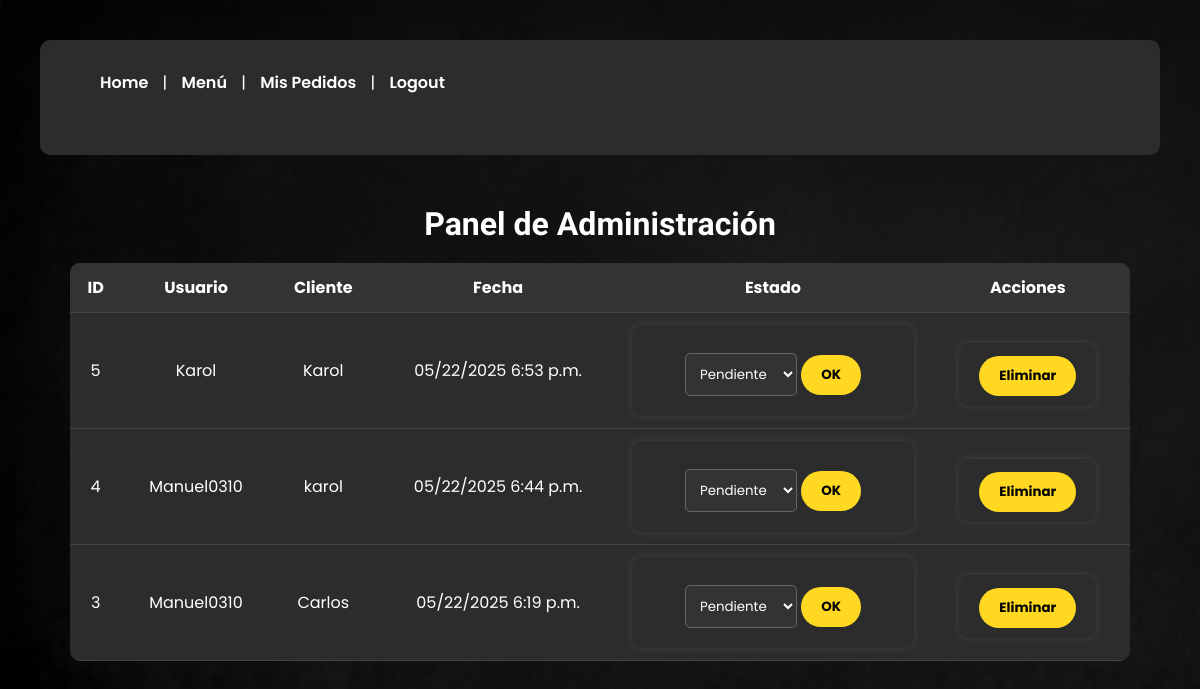
The app's page /admin-dashboard/ (signed in) with its own data.
### orders/models.py (models this page shows, shortened)
class Order(models.Model):
    from django.conf import settings
    STATUS_CHOICES = [
        ('P', 'Pendiente'),
        ('E', 'Entregado'),
    ]
    customer_name = models.CharField(max_length=100)
    phone = models.CharField(max_length=20)
    address = models.CharField(max_length=200)
    status = models.CharField(max_length=1, choices=STATUS_CHOICES, default='P')
    created_at = models.DateTimeField(auto_now_add=True)
    user    = models.ForeignKey(
        settings.AUTH_USER_MODEL,
        on_delete=models.CASCADE,
        related_name='orders',
        null=True,
        blank=True,
    )

### orders/views.py (the view)
# urls.py: path('admin-dashboard/', login_required(admin_dashboard), name='admin_dashboard'),
@login_required
def admin_dashboard(request):
    status_filter = request.GET.get('status', '')
    client_filter = request.GET.get('client', '').strip()
    sort_field = request.GET.get('sort', '')         # e.g. 'customer_name' o 'status'
    direction  = request.GET.get('dir', 'asc')       # 'asc' o 'desc'
    pedidos = Order.objects.all()
    if status_filter in dict(Order.STATUS_CHOICES):
        pedidos = pedidos.filter(status=status_filter)
    if client_filter:
        pedidos = pedidos.filter(customer_name__icontains=client_filter)
    allowed_sorts = {'customer_name', 'status'}
    if sort_field in allowed_sorts:
        prefix = '' if direction == 'asc' else '-'
        pedidos = pedidos.order_by(f"{prefix}{sort_field}", '-created_at')
    else:
        pedidos = pedidos.order_by('-created_at')
    context = {
        'pedidos': pedidos,
        'status_filter': status_filter,
        'client_filter': client_filter,
        'sort_field':   sort_field,
        'direction':    direction,
    }
    return render(request, 'orders/admin_dashboard.html', context)

### orders/templates/orders/admin_dashboard.html (shortened to what this page needs)
{% extends 'orders/base.html' %}
{% block content %}
<h2>Panel de Administración</h2>
<table>
  <thead>
    <tr>
      <th>ID</th><th>Usuario</th><th>Cliente</th><th>Fecha</th><th>Estado</th><th>Acciones</th>
    </tr>
  </thead>
  <tbody>
    {% for pedido in pedidos %}
    <tr>
      <td>{{ pedido.id }}</td>
      <td>{{ pedido.user.username }}</td>
      <td>{{ pedido.customer_name }}</td>
      <td>{{ pedido.created_at|date:'SHORT_DATETIME_FORMAT' }}</td>
      <td>
        <form method="post" action="{% url 'update_order_status' pedido.id %}">
          <select name="status">
            <option value="P" {% if pedido.status == 'P' %}selected{% endif %}>Pendiente</option>
          </select>
          <button type="submit">OK</button>
        </form>
      </td>
      <td>
        <form method="post" action="{% url 'delete_order' pedido.id %}" style="display:inline">
          <button type="submit" onclick="return confirm('¿Eliminar pedido #{{ pedido.id }}?')">Eliminar</button>
        </form>
      </td>
    </tr>
    {% endfor %}
  </tbody>
</table>
{% endblock %}

### orders/static/orders/css/stylegeneral.css (style rules this page uses)
* { color: white; margin: 0; padding: 0; box-sizing: border-box; }
body { background-image: url('../images/fondo4.jpg'); color: var(--primary-color); text-align: center; }

### orders/static/orders/css/style-login.css (style rules this page uses)
:root { --color-fondo: #1e1e1e; --color-texto: #ffffff; --color-acento: #ffd821; --color-secundario: #2c2c2c; --fuente-principal: 'Fira Sans Condensed', sans-serif; --fuente-secundaria: 'Poppins', sans-serif; }
* { margin: 0; padding: 0; box-sizing: border-box; font-family: var(--fuente-secundaria); color: var(--color-texto); }
body { background-color: var(--color-fondo); padding: 40px; }
h2 { text-align: center; font-size: 32px; margin-bottom: 20px; font-family: var(--fuente-principal); }
form { background-color: var(--color-secundario); padding: 20px; max-width: 500px; margin: 0 auto; border-radius: 10px; box-shadow: 0 0 10px rgba(255, 255, 255, 0.1); }
input, textarea, select { background-color: #333; border: 1px solid #666; border-radius: 5px; padding: 10px; color: white; }
button { background-color: var(--color-acento); color: black; border: none; padding: 10px 20px; font-weight: bold; border-radius: 20px; cursor: pointer; margin-top: 10px; transition: background 0.3s ease; }
table { width: 100%; margin-top: 20px; border-collapse: collapse; background-color: var(--color-secundario); border-radius: 10px; overflow: hidden; }
th, td { padding: 12px; text-align: center; border-bottom: 1px solid #444; }
th { background-color: #333; font-weight: bold; }

### records on screen
Order: id "5", user.username "Karol", customer_name "Karol", created_at "05/22/2025 6:53 p.m.", status "Pendiente"
Order: id "4", user.username "Manuel0310", customer_name "karol", created_at "05/22/2025 6:44 p.m.", status "Pendiente"
Order: id "3", user.username "Manuel0310", customer_name "Carlos", created_at "05/22/2025 6:19 p.m.", status "Pendiente"
